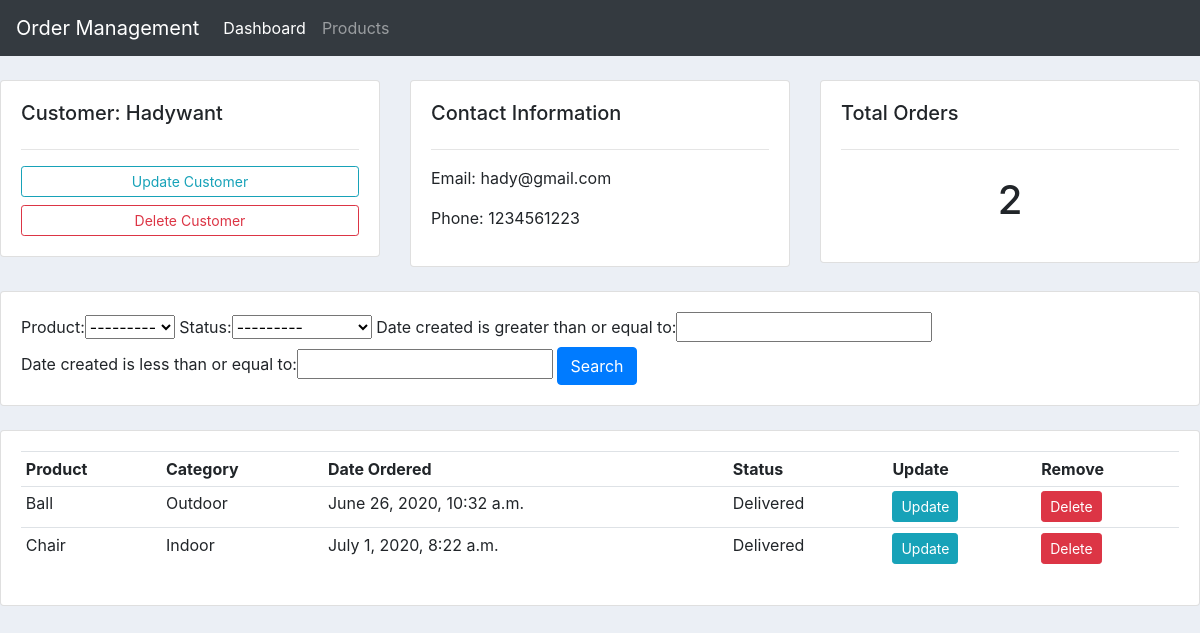
Page /customers/2/ on the committed database.
### accounts/models.py (models this page shows, shortened)
class Customer(models.Model):
    name = models.CharField(max_length=100,null=True)
    phone = models.CharField(max_length=100,null=True,unique=True)
    email = models.CharField(max_length=100,null=True,unique=True)
    date_created = models.DateTimeField(auto_now_add=True,null=True)

class Order(models.Model):
    STATUS=(
        ('Pending','Pending'),
        ('Out for delivery','Out for delivery'),
        ('Delivered','Delivered')
        )
    customer=models.ForeignKey(Customer,null=True,on_delete=models.SET_NULL)
    product=models.ForeignKey(Product,null=True,on_delete=models.SET_NULL)
    date_created = models.DateTimeField(auto_now_add=True,null=True)
    status=models.CharField(max_length=100, null=True, choices=STATUS)

class Product(models.Model):
    CATEGORY=(
        ('Indoor','Indoor'),
        ('Outdoor','Outdoor')
    )
    name = models.CharField(max_length=100,null=True)
    price=models.FloatField(null=True)
    category=models.CharField(max_length=100,null=True,choices=CATEGORY)
    description=models.CharField(max_length=200,null=True,blank=True)
    date_created = models.DateTimeField(auto_now_add=True,null=True)
    tag=models.ManyToManyField(Tag)
    def __str__(self):
        return self.name

### accounts/views.py (the view)
# urls.py: path('customers/<str:pk>/',views.customers,name='customers'),
def customers(request,pk):
    customer=Customer.objects.get(id=pk)
    orders=customer.order_set.all()   # Get all the orders for a particular customer
    orders_count=orders.count()
    myFilter = OrderFilter(request.GET,queryset=orders) # request.GET is the data we are filtering for onqueryset which is all the orders of specific customer.
    orders=myFilter.qs
    context={
        'customer':customer,
        'orders':orders,
        'orders_count':orders_count,
        'myFilter':myFilter
    }
    return render(request,'accounts/customers.html',context)

### accounts/templates/accounts/customers.html
{% extends 'accounts/main.html' %}
{% block content %}
<br>
<div class="row">
	<div class="col-md">
		<div class="card card-body">
			<h5>Customer: {{customer.name}}</h5>
			<hr>
			<a class="btn btn-outline-info  btn-sm btn-block" href="">Update Customer</a>
			<a class="btn btn-outline-danger  btn-sm btn-block" href="">Delete Customer</a>
		</div>
	</div>
	<div class="col-md">
		<div class="card card-body">
			<h5>Contact Information</h5>
			<hr>
			<p>Email: {{customer.email}}</p>
			<p>Phone: {{customer.phone}}</p>
		</div>
	</div>
	<div class="col-md">
		<div class="card card-body">
			<h5>Total Orders</h5>
			<hr>
			<h1 style="text-align: center;padding: 10px">{{orders_count}}</h1>
		</div>
	</div>
</div>
<br>
<div class="row">
	<div class="col">
		<div class="card card-body">
			<form method="get">
				{{myFilter.form}}
		    <button class="btn btn-primary" type="submit">Search</button>
		  </form>
		</div>
	</div>
</div>
<br>
<div class="row">
	<div class="col-md">
		<div class="card card-body">
			<table class="table table-sm">
				<tr>
					<th>Product</th>
					<th>Category</th>
					<th>Date Ordered</th>
					<th>Status</th>
					<th>Update</th>
					<th>Remove</th>
				</tr>
				{% for order in orders %}
				<tr>
					<td>{{order.product}}</td>
					<td>{{order.product.category}}</td>
					<td>{{order.date_created}}</td>
					<td>{{order.status}}</td>
					<td><a href="{% url 'update_order' order.id %}" class="btn btn-sm btn-info">Update</a></td>
					<td><a href="{% url 'delete_order' order.id %}" class="btn btn-sm btn-danger">Delete</a></td>
				</tr>
				{% endfor %}
			</table>
		</div>
	</div>
</div>
{% endblock %}

### static/css/main.css (style rules this page uses)
body { background-color: #ebeff5; }

### rows in the picture
Customer: name "Hadywant", email "hady@gmail.com", phone "1234561223"
Order: product "Ball", product.category "Outdoor", date_created "June 26, 2020, 10:32 a.m.", status "Delivered"
Order: product "Chair", product.category "Indoor", date_created "July 1, 2020, 8:22 a.m.", status "Delivered"

### other values in the picture
{{ orders_count }} "2"
